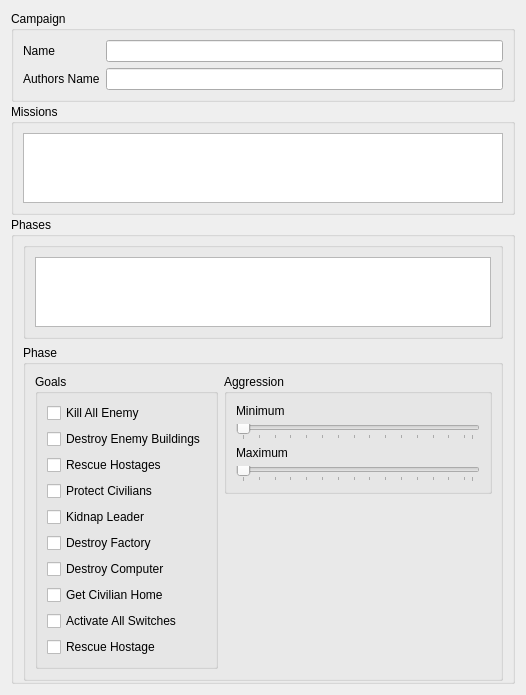
<?xml version="1.0" encoding="UTF-8"?>
<ui version="4.0">
 <class>CampaignDialog</class>
 <widget class="QDialog" name="CampaignDialog">
  <property name="geometry">
   <rect>
    <x>0</x>
    <y>0</y>
    <width>491</width>
    <height>681</height>
   </rect>
  </property>
  <property name="windowTitle">
   <string/>
  </property>
  <layout class="QVBoxLayout" name="verticalLayout_2" stretch="0,1,2">
   <property name="spacing">
    <number>2</number>
   </property>
   <item>
    <widget class="QGroupBox" name="groupBox_7">
     <property name="title">
      <string>Campaign</string>
     </property>
     <layout class="QFormLayout" name="formLayout_2">
      <item row="2" column="0">
       <widget class="QLabel" name="label_3">
        <property name="text">
         <string>Authors Name</string>
        </property>
       </widget>
      </item>
      <item row="0" column="1">
       <widget class="QLineEdit" name="mCampaignName">
        <property name="readOnly">
         <bool>true</bool>
        </property>
       </widget>
      </item>
      <item row="2" column="1">
       <widget class="QLineEdit" name="mAuthorsName"/>
      </item>
      <item row="0" column="0">
       <widget class="QLabel" name="label_4">
        <property name="text">
         <string>Name</string>
        </property>
       </widget>
      </item>
     </layout>
    </widget>
   </item>
   <item>
    <widget class="QGroupBox" name="groupBox">
     <property name="title">
      <string>Missions</string>
     </property>
     <layout class="QVBoxLayout" name="verticalLayout" stretch="1">
      <item>
       <widget class="QTableView" name="mMissionTable">
        <property name="editTriggers">
         <set>QAbstractItemView::AnyKeyPressed|QAbstractItemView::EditKeyPressed</set>
        </property>
        <property name="selectionMode">
         <enum>QAbstractItemView::SingleSelection</enum>
        </property>
        <property name="selectionBehavior">
         <enum>QAbstractItemView::SelectRows</enum>
        </property>
        <property name="showGrid">
         <bool>true</bool>
        </property>
        <attribute name="horizontalHeaderStretchLastSection">
         <bool>true</bool>
        </attribute>
        <attribute name="verticalHeaderStretchLastSection">
         <bool>true</bool>
        </attribute>
       </widget>
      </item>
     </layout>
    </widget>
   </item>
   <item>
    <widget class="QGroupBox" name="groupBox_2">
     <property name="title">
      <string>Phases</string>
     </property>
     <layout class="QVBoxLayout" name="verticalLayout_3" stretch="1,0">
      <property name="topMargin">
       <number>5</number>
      </property>
      <property name="bottomMargin">
       <number>0</number>
      </property>
      <item>
       <widget class="QGroupBox" name="groupBox_4">
        <property name="title">
         <string/>
        </property>
        <layout class="QVBoxLayout" name="verticalLayout_5">
         <item>
          <widget class="QTableView" name="mPhaseTable">
           <property name="editTriggers">
            <set>QAbstractItemView::AnyKeyPressed|QAbstractItemView::EditKeyPressed</set>
           </property>
           <property name="selectionMode">
            <enum>QAbstractItemView::SingleSelection</enum>
           </property>
           <property name="selectionBehavior">
            <enum>QAbstractItemView::SelectRows</enum>
           </property>
           <property name="showGrid">
            <bool>true</bool>
           </property>
           <attribute name="horizontalHeaderStretchLastSection">
            <bool>true</bool>
           </attribute>
           <attribute name="verticalHeaderStretchLastSection">
            <bool>true</bool>
           </attribute>
          </widget>
         </item>
        </layout>
       </widget>
      </item>
      <item>
       <widget class="QGroupBox" name="groupBox_3">
        <property name="title">
         <string>Phase</string>
        </property>
        <layout class="QFormLayout" name="formLayout">
         <property name="rightMargin">
          <number>8</number>
         </property>
         <item row="0" column="0">
          <widget class="QGroupBox" name="groupBox_5">
           <property name="title">
            <string>Goals</string>
           </property>
           <layout class="QVBoxLayout" name="verticalLayout_6">
            <item>
             <widget class="QCheckBox" name="checkBox_KillAllEnemy">
              <property name="text">
               <string>Kill All Enemy</string>
              </property>
             </widget>
            </item>
            <item>
             <widget class="QCheckBox" name="checkBox_DestroyEnemyBuildings">
              <property name="text">
               <string>Destroy Enemy Buildings</string>
              </property>
             </widget>
            </item>
            <item>
             <widget class="QCheckBox" name="checkBox_RescueHostages">
              <property name="text">
               <string>Rescue Hostages</string>
              </property>
             </widget>
            </item>
            <item>
             <widget class="QCheckBox" name="checkBox_ProtectCivilians">
              <property name="text">
               <string>Protect Civilians</string>
              </property>
             </widget>
            </item>
            <item>
             <widget class="QCheckBox" name="checkBox_KidnapLeader">
              <property name="text">
               <string>Kidnap Leader</string>
              </property>
             </widget>
            </item>
            <item>
             <widget class="QCheckBox" name="checkBox_DestroyFactory">
              <property name="text">
               <string>Destroy Factory</string>
              </property>
             </widget>
            </item>
            <item>
             <widget class="QCheckBox" name="checkBox_DestroyComputer">
              <property name="text">
               <string>Destroy Computer</string>
              </property>
             </widget>
            </item>
            <item>
             <widget class="QCheckBox" name="checkBox_GetCivilianHome">
              <property name="text">
               <string>Get Civilian Home</string>
              </property>
             </widget>
            </item>
            <item>
             <widget class="QCheckBox" name="checkBox_ActivateAllSwitches">
              <property name="text">
               <string>Activate All Switches</string>
              </property>
             </widget>
            </item>
            <item>
             <widget class="QCheckBox" name="checkBox_RescueHostage">
              <property name="text">
               <string>Rescue Hostage</string>
              </property>
             </widget>
            </item>
           </layout>
          </widget>
         </item>
         <item row="0" column="1">
          <widget class="QGroupBox" name="groupBox_6">
           <property name="minimumSize">
            <size>
             <width>268</width>
             <height>120</height>
            </size>
           </property>
           <property name="maximumSize">
            <size>
             <width>268</width>
             <height>120</height>
            </size>
           </property>
           <property name="title">
            <string>Aggression</string>
           </property>
           <layout class="QVBoxLayout" name="verticalLayout_4" stretch="0,0,0,0">
            <property name="topMargin">
             <number>10</number>
            </property>
            <property name="bottomMargin">
             <number>9</number>
            </property>
            <item>
             <widget class="QLabel" name="label">
              <property name="text">
               <string>Minimum</string>
              </property>
             </widget>
            </item>
            <item>
             <widget class="QSlider" name="aggression_min">
              <property name="minimum">
               <number>1</number>
              </property>
              <property name="maximum">
               <number>30</number>
              </property>
              <property name="orientation">
               <enum>Qt::Horizontal</enum>
              </property>
              <property name="invertedAppearance">
               <bool>false</bool>
              </property>
              <property name="tickPosition">
               <enum>QSlider::TicksBelow</enum>
              </property>
              <property name="tickInterval">
               <number>2</number>
              </property>
             </widget>
            </item>
            <item>
             <widget class="QLabel" name="label_2">
              <property name="text">
               <string>Maximum</string>
              </property>
             </widget>
            </item>
            <item>
             <widget class="QSlider" name="aggression_max">
              <property name="minimum">
               <number>1</number>
              </property>
              <property name="maximum">
               <number>30</number>
              </property>
              <property name="orientation">
               <enum>Qt::Horizontal</enum>
              </property>
              <property name="tickPosition">
               <enum>QSlider::TicksBelow</enum>
              </property>
              <property name="tickInterval">
               <number>2</number>
              </property>
             </widget>
            </item>
           </layout>
          </widget>
         </item>
        </layout>
       </widget>
      </item>
     </layout>
    </widget>
   </item>
  </layout>
 </widget>
 <resources/>
 <connections/>
</ui>
